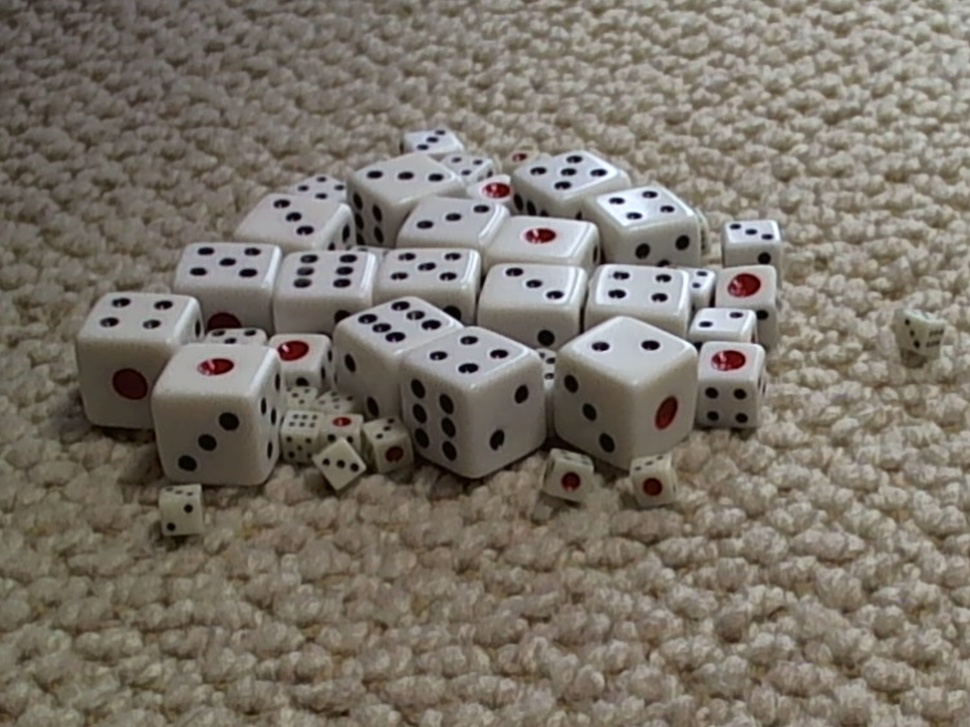
//> input picture misc/img/15_16_16.jpg, 970 x 727 px, shrunk from 3648 x 2736 before the run
$ ./erace img/15_16_16.jpg   (built with g++ and OpenCV 4)
//> lines starting //> are read from the running program, lines starting //| are printed output that depends on the picture; after the words box and inside, x2 and y2 are one past the last pixel; in counts of white or black regions, pixels touching at a corner belong together
#include<iostream>
#include <cstdio>
#include <cstdlib>
#include <queue>
#include <algorithm>
#include <map>
#include <vector>
#include "opencv2/highgui/highgui.hpp"
#include "opencv2/imgproc/imgproc.hpp"
#define GetMatIdx(img,y,x) (y*img.cols*img.channels()+x*img.channels())
#define GetMatMaxSize(img) (img.cols*img.rows*img.channels())

using namespace std;
using namespace cv;

typedef pair<int,int> P;

Mat src_img;
int blur_size,AcDif;
int const max_blur=20,max_diff=20;


#define haveColor(src,i) (src.data[i+0]>0||src.data[i+1]>0||src.data[i+2]>0)
void bigFix(cv::Mat &src){

	const int dx[] = {-1,0,1,-1,1,-1,0,1,0};
	const int dy[] = {-1,-1,-1,0,0,1,1,1,0};
	cv::Mat cpy = src.clone();
    int step = src.channels() * src.cols;
    int ch = src.channels();
    cout << ch << endl;
	for(int i = 0 ; i < src.rows ; i++){
		for(int j = 0 ; j < src.cols ; j++){
			if( haveColor(src,i*step+j*ch) ){
				vector<int> u;
				queue<int> Q;
				Q.push(i*step+ch*j);
				src.data[i*step+ch*j+0] = 0;
                src.data[i*step+ch*j+1] = 0;
                src.data[i*step+ch*j+2] = 0;

				while(Q.size()){
					int q = Q.front(); Q.pop();
					int y = q / step;
					int x = q % step / 3;
					//cout << x << "," << y << " " << src.cols << " " << src.rows << endl;
					u.push_back(q);
					for(int d = 0 ; d < 8 ; d++){
						int tx = x + dx[d];
						int ty = y + dy[d];
						if( tx >= 0 && tx < src.cols && ty >= 0 && ty < src.rows && haveColor(src,ty*step+tx*ch) ){
							src.data[ty*step+tx*ch+0] = 0;
							src.data[ty*step+tx*ch+1] = 0;
							src.data[ty*step+tx*ch+2] = 0;
                            Q.push(ty*src.step+tx*ch);
						}
					}
				}
				//cout << u.size() << endl;
				if( u.size() < 100 ){

					for(int k = 0 ; k < u.size() ; k++){
						int y = u[k] / step;
						int x = u[k] % step / 3;
						for(int d = 0 ; d < 9 ; d++){
							int tx = x + dx[d];
							int ty = y + dy[d];
                            if( tx >= 0 && tx < src.cols && ty >= 0 && ty < src.rows ){
                                cpy.data[ ty * step + tx*ch+0 ] = 0;
                                cpy.data[ ty * step + tx*ch+1 ] = 0;
                                cpy.data[ ty * step + tx*ch+2 ] = 0;
                            }

						}
					}
				}
			}

		}
	}
	src = cpy.clone();
}

void Erace(int,void*){
	Mat blur_img;
	blur(src_img,blur_img,Size(blur_size+1,blur_size+1));
	queue<int> Q;
	vector<bool> done(GetMatMaxSize(blur_img));
	//memset(done,0,sizeof(done));
	//int step = blur_img.cols * blur_img.channels();
	Q.push(GetMatIdx(blur_img,300,10));done[GetMatIdx(blur_img,300,10)]=1;
	int step=blur_img.cols*blur_img.channels();
	int dq[]={-blur_img.channels(),blur_img.channels(),step,-step},cnt=0;
	while(Q.size()){
		int q=Q.front();Q.pop();
		//cout << q << endl;
		cnt++;
		int g=blur_img.data[q],b=blur_img.data[q+1],r=blur_img.data[q+2];
		blur_img.data[q]=blur_img.data[q+1]=blur_img.data[q+2]=0;
		for(int i=0;i<4;i++){
			int nq=q+dq[i];
			int nx=nq%step,ny=nq/step;
			if(nq<0||nq>=GetMatMaxSize(blur_img))continue;
			int ng=blur_img.data[nq],nb=blur_img.data[nq+1],nr=blur_img.data[nq+2];
			int dif=max(abs(r-nr),max(abs(g-ng),abs(b-nb)));
			if(!done[nq]&&dif<AcDif){
				Q.push(nq);
				done[nq]=1;
			}
		}
	}
	cout<<cnt<<endl;
    bigFix(blur_img);
	imshow("dst_img",blur_img);
}

int main(int argc,char** argv){
	src_img = imread(argv[1]);
//> src_img is the input picture: 727 rows x 970 cols, CV_8UC3; mean B, G, R 105.7, 116.1, 123.4
	if(!src_img.data)return -1;
	namedWindow("src_img",WINDOW_AUTOSIZE);
	namedWindow("dst_img",WINDOW_AUTOSIZE);
	imshow("src_img",src_img);
	createTrackbar("Size-1;","src_img",&blur_size,max_blur,Erace);
//> slider 'Size-1;' is set to 6
	createTrackbar("Near:","src_img",&AcDif,max_diff,Erace);
//> slider 'Near:' is set to 6
	Erace(0,0);
//> in Erace, `Q.push(GetMatIdx(blur_img, 300, 10))`: Q = 1 item
//> the loop in Erace, `while(Q.size())` made 657456 passes
//> (q, g, b, r) on passes 1 to 3: (873030, 92, 104, 106), (873027, 97, 108, 110), (873033, 87, 99, 101)
//> after the loop in Erace, `while(Q.size())`:
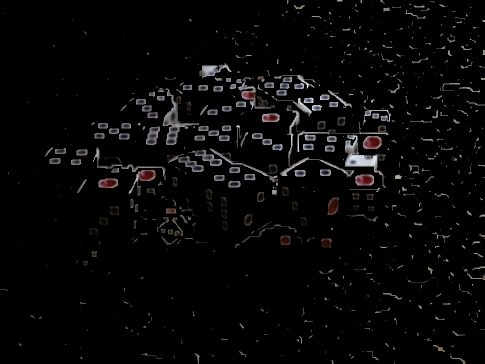
//> blur_img: 727 rows x 970 cols, CV_8UC3 (shown at 1/2 size); mean B, G, R 6.9, 7, 7.5
//> after the loop in Erace, `while(Q.size())`: Q = 0 items; cnt = 657456; done = 2115570 items
//| 657456
//| 3
//> after the loop in bigFix, `for(int i = 0 ; i < src.rows ; i++)`:
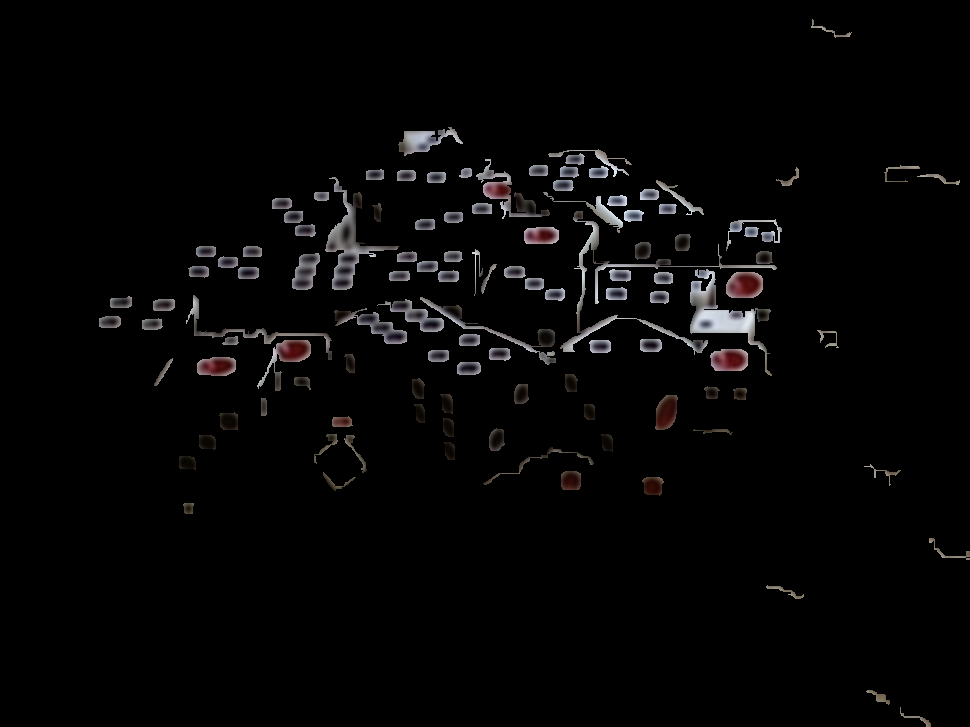
//> cpy: 727 rows x 970 cols, CV_8UC3; 1.43% of pixels changed, all inside (x1, y1, x2, y2) = (0, 0, 970, 727)
	waitKey();
//> the loop in Erace (call 2), `while(Q.size())` made 657456 passes
//| 657456
//| 3
}

$ run again, on misc/img/Picture 2.jpg
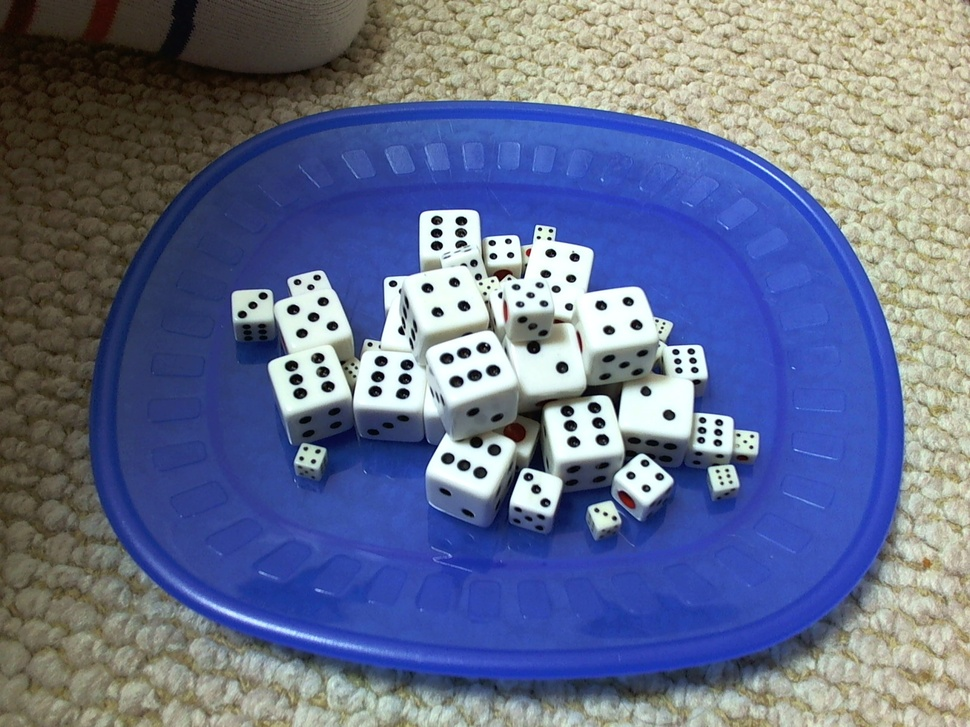
//> input picture misc/img/Picture 2.jpg, 970 x 727 px, shrunk from 2592 x 1944 before the run
//> src_img is the input picture: 727 rows x 970 cols, CV_8UC3; mean B, G, R 140.2, 110.5, 101.1
//> in Erace, `Q.push(GetMatIdx(blur_img, 300, 10))`: Q = 1 item
//> the loop in Erace, `while(Q.size())` made 602736 passes
//> (q, g, b, r) on passes 1 to 3: (873030, 42, 57, 68), (873027, 41, 56, 67), (873033, 42, 58, 69)
//> after the loop in Erace, `while(Q.size())`:
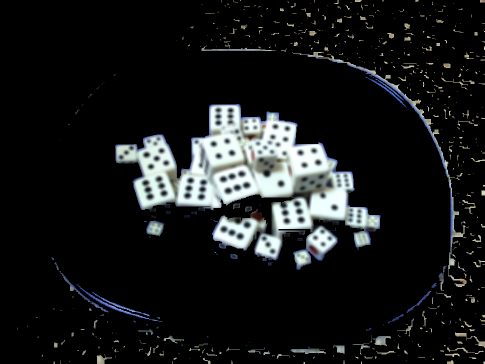
//> blur_img: 727 rows x 970 cols, CV_8UC3 (shown at 1/2 size); mean B, G, R 26.5, 26.2, 24.4
//> after the loop in Erace, `while(Q.size())`: Q = 0 items; cnt = 602736; done = 2115570 items
//| 602736
//| 3
//> after the loop in bigFix, `for(int i = 0 ; i < src.rows ; i++)`:
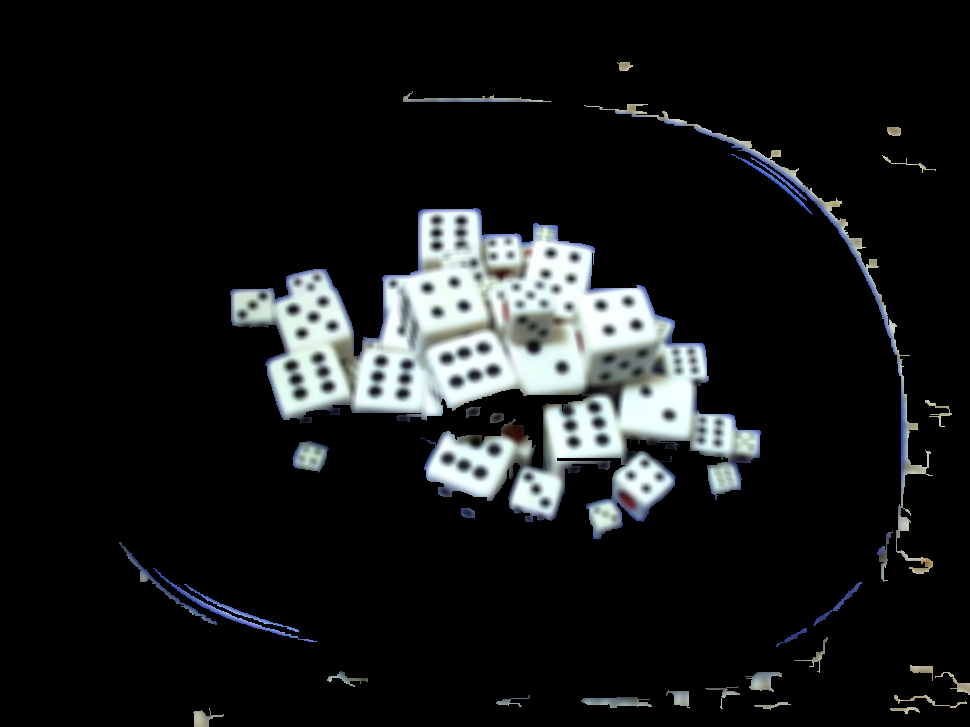
//> cpy: 727 rows x 970 cols, CV_8UC3; 1% of pixels changed, all inside (x1, y1, x2, y2) = (34, 0, 970, 727)
//> the loop in Erace (call 2), `while(Q.size())` made 602736 passes
//| 602736
//| 3

$ run again, on misc/img/Picture 3.jpg
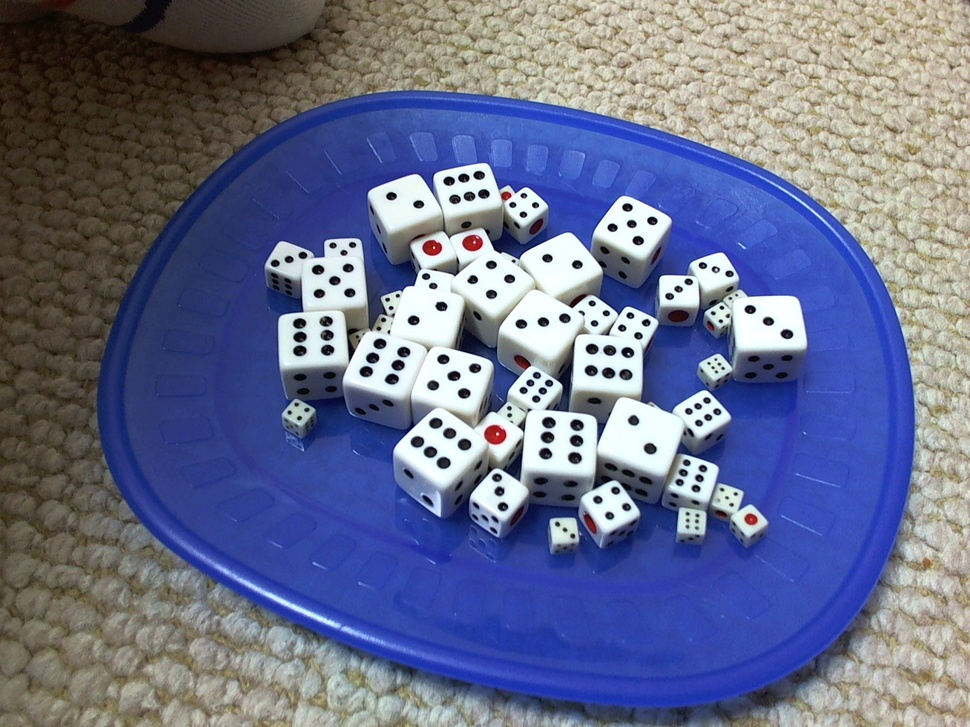
//> input picture misc/img/Picture 3.jpg, 970 x 727 px, shrunk from 2592 x 1944 before the run
//> src_img is the input picture: 727 rows x 970 cols, CV_8UC3; mean B, G, R 140.5, 110.5, 104.4
//> in Erace, `Q.push(GetMatIdx(blur_img, 300, 10))`: Q = 1 item
//> the loop in Erace, `while(Q.size())` made 572463 passes
//> (q, g, b, r) on passes 1 to 3: (873030, 40, 56, 65), (873027, 39, 55, 64), (873033, 42, 57, 67)
//> after the loop in Erace, `while(Q.size())`:
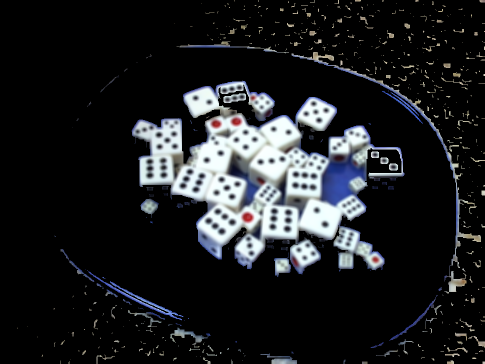
//> blur_img: 727 rows x 970 cols, CV_8UC3 (shown at 1/2 size); mean B, G, R 34.2, 32.1, 30.4
//> after the loop in Erace, `while(Q.size())`: Q = 0 items; cnt = 572463; done = 2115570 items
//| 572463
//| 3
//> after the loop in bigFix, `for(int i = 0 ; i < src.rows ; i++)`:
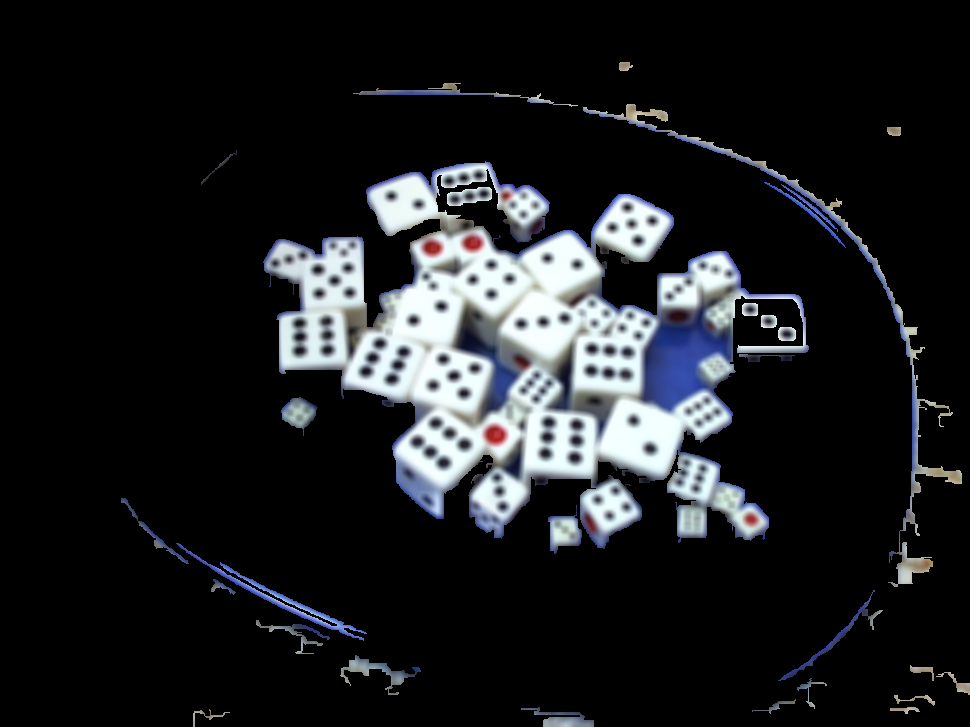
//> cpy: 727 rows x 970 cols, CV_8UC3; 1.03% of pixels changed, all inside (x1, y1, x2, y2) = (35, 0, 970, 727)
//> the loop in Erace (call 2), `while(Q.size())` made 572463 passes
//| 572463
//| 3
